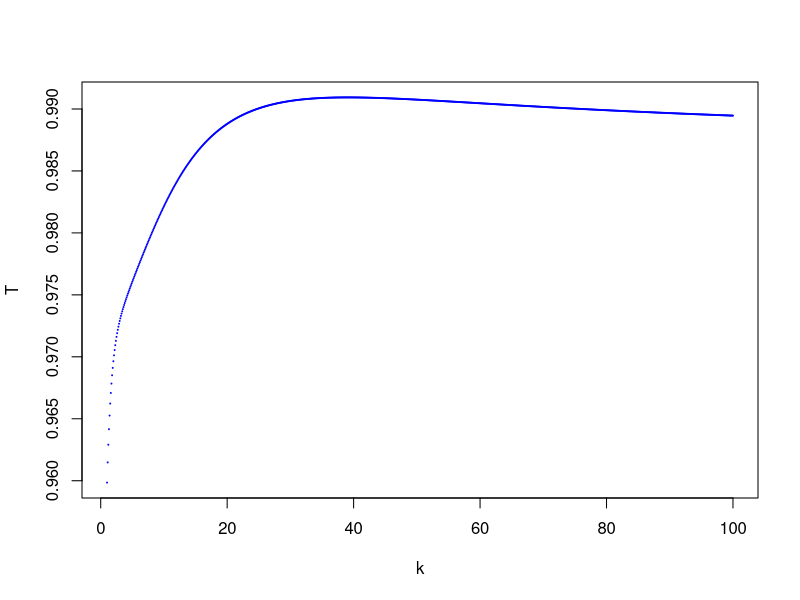
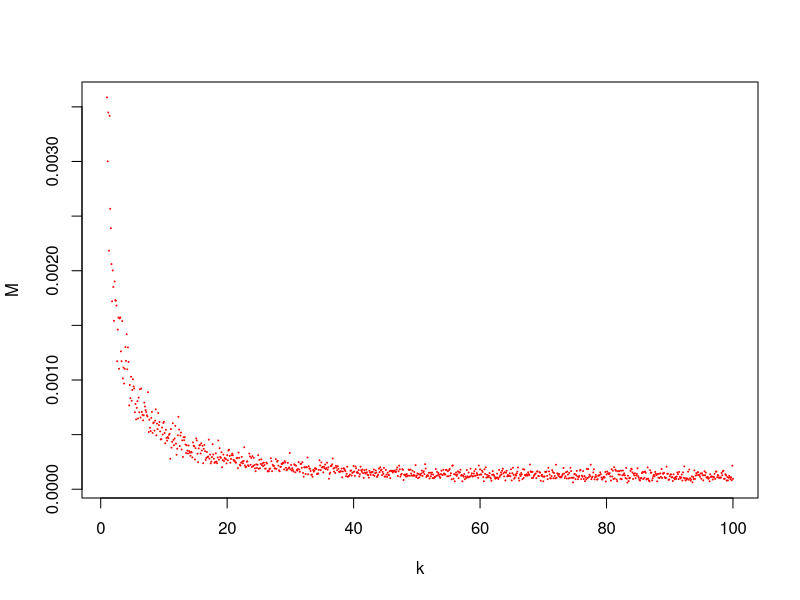

Write the R code that produced these figures, in order.
calc <- function(theta, n, N, maxk, Ti){
  # generate random sample
  s <- runif(n, min=0, max=theta)
  
  # k
  x <- seq(1, maxk, by = 0.1)
  
  # T plot
  y <- sapply(x, function(x) Ti(x, s))
  plot(x, y, cex=.1, col="blue", xlab="k", ylab="T")
  
  # convergence plot
  M <- function(k) {
    Ts = sapply(seq(1, N), function(x) Ti(k, runif(n, min=0, max=theta)))
    return(sum((Ts - theta) ^ 2) / N)
  }
  y <- sapply(x, function(x) M(x))
  plot(x, y, cex=.1, col="red", xlab="k", ylab="M")
  
}

# calculate m_k
m <- function(k, x){
  return(sum(x ^ k) / length(x))
}

# calculate T_1
T1 <- function(k, x){
  return(((k + 1) * m(k, x)) ^ (1/k))
}

# calculate T_2
T2 <- function(k, x){
  return((m(k, x) * gamma(1/(k + 1))) ^ (1/k))
}

# calculate T_3
T3 <- function(k, x){
  return((m(k, x)) ^ (1/k))
}

calc(theta = 1, n = 100, N = 100, maxk = 100, Ti = T1)